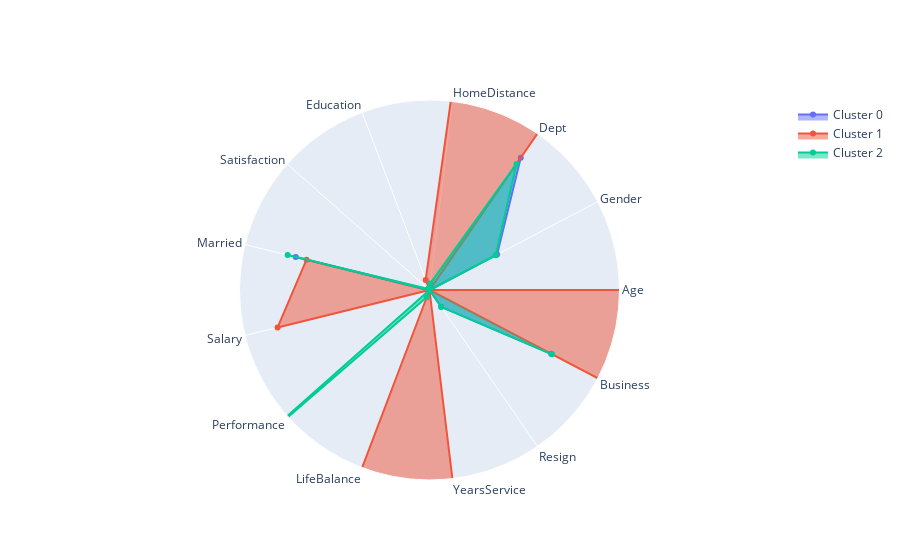

The notebook cell this image was saved under:
### Markdown cell above
##### FAMD

### Code cell
model = SpectralClustering(n_clusters=3)

# Fit model to samples
model.fit(X_famd)
clusters=model.labels_
# Append score
print(silhouette_score(X_famd,clusters))

radarChart(model,X,radarRange=1.5,usingCentroids=True,centroids=getCentroids(X,clusters))

### Figure 1 — Plotly figure (JSON) as saved in the notebook; plotly's stock layout.template omitted (floating-point values rounded to 4 significant figures)
{"data": [{"fill": "toself", "name": "Cluster 0", "r": [-0.003105, 0.6026, 1.268, -0.01253, 0.01333, -0.0006515, 1.088, 0.01103, -0.4019, -0.01335, -0.0001212, 0.1612, 1.084], "theta": ["Age", "Gender", "Dept", "HomeDistance", "Education", "Satisfaction", "Married", "Salary", "Performance", "LifeBalance", "YearsService", "Resign", "Business"], "type": "scatterpolar"}, {"fill": "toself", "name": "Cluster 1", "r": [1.541, 0, 2, 2.197, 0.08505, -1.114, 1, 1.235, -0.4262, 1.754, 1.985, 0, 2], "theta": ["Age", "Gender", "Dept", "HomeDistance", "Education", "Satisfaction", "Married", "Salary", "Performance", "LifeBalance", "YearsService", "Resign", "Business"], "type": "scatterpolar"}, {"fill": "toself", "name": "Cluster 2", "r": [0.003759, 0.5907, 1.209, 0.05258, -0.0785, 0.01416, 1.153, -0.07575, 2.346, 0.06149, -0.01776, 0.1628, 1.093], "theta": ["Age", "Gender", "Dept", "HomeDistance", "Education", "Satisfaction", "Married", "Salary", "Performance", "LifeBalance", "YearsService", "Resign", "Business"], "type": "scatterpolar"}], "layout": {"polar": {"radialaxis": {"range": [0, 1.5], "visible": false}}, "showlegend": true}}
